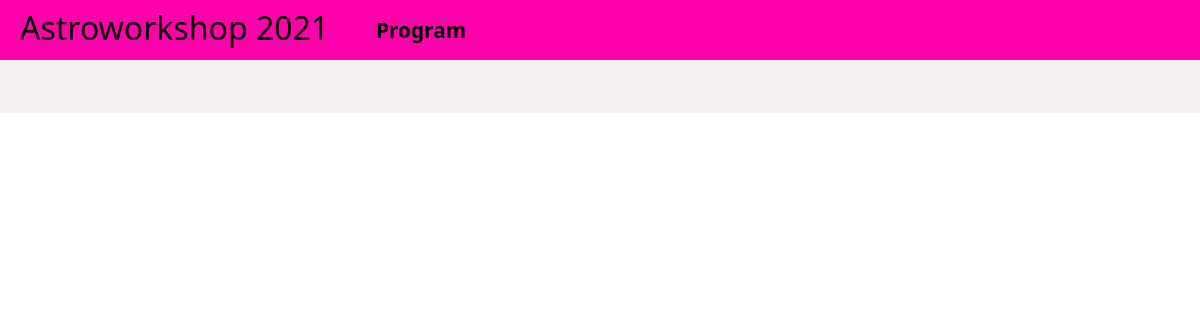
The app's page /, older data.
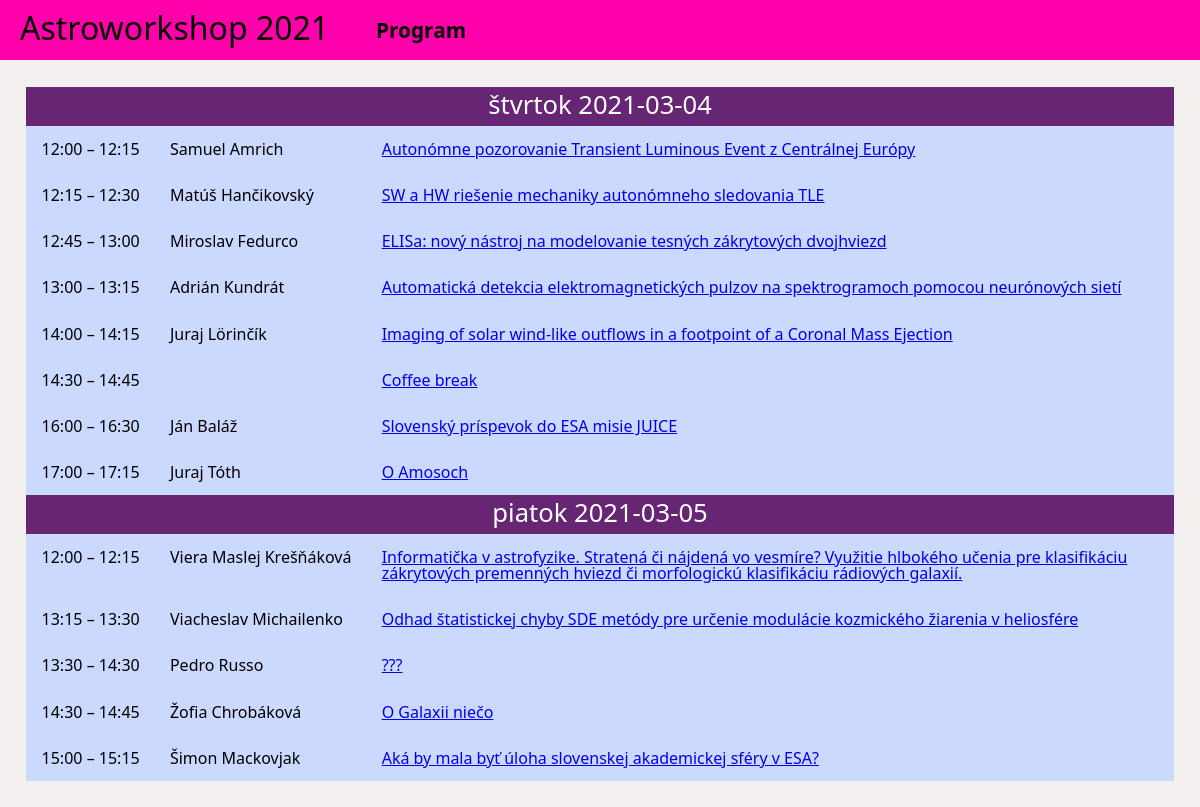
The same page, newer data.
### core/models/slot.py (models this page shows, shortened)
class Slot(models.Model):
    class Meta:
        ordering = ['start', 'person']
    CATEGORY_TALK = 'T'
    CATEGORY_WORKSHOP = 'W'
    CATEGORY_MEAL = 'M'
    CATEGORY_OTHER = 'O'
    CATEGORIES = [
        (CATEGORY_TALK, 'Prednáška'),
        (CATEGORY_WORKSHOP, 'Workshop'),
        (CATEGORY_MEAL, 'Jedlo'),
        (CATEGORY_OTHER, 'Ostatné'),
    ]
    title = models.CharField(null=True, blank=True, unique=True, max_length=256)
    abstract = models.TextField(null=True, blank=True, max_length=4096)
    start = models.DateTimeField(null=True, blank=True, unique=True)
    duration = models.PositiveIntegerField(null=False)
    person = models.ForeignKey('Participant', on_delete=models.CASCADE, null=True, blank=True)
    event = models.ForeignKey('Event', null=True, blank=True, on_delete=models.CASCADE)
    category = models.CharField(max_length=1, choices=CATEGORIES, default=CATEGORY_TALK)

### core/models/participant.py (models this page shows)
class Participant(AbstractUser):
    class Meta:
        ordering = ['last_name', 'first_name']
    affiliations = models.ManyToManyField('Institute', through='Affiliation')
    participations = models.ManyToManyField(
        'Event',
        through='Participation',
        through_fields=('person', 'event'),
    )
    def __str__(self):
        return f"{self.first_name} {self.last_name}"

### core/views/talks.py (the view)
# urls.py: path('', talks.ProgrammeView.as_view(), name='default'),
class ProgrammeView(django.views.generic.ListView):
    model = Slot
    context_object_name = 'slots'
    template_name = 'core/programme.html'
    def get_queryset(self):
        return self.model.objects \
            .filter(event__code=self.kwargs.get('year', "2021")) \
            .annotate(
                date=TruncDay('start'),
            )

### core/templatetags/astro.py (called while the page is built)
@register.filter(name='add_minutes')
def add_minutes(base, value):
    return base + datetime.timedelta(minutes=value)

### core/templates/core/programme.html
{% extends 'core/base.html' %}
{% load astro %}
{% block page %}
    <table>
        {% regroup slots by date as slots_date %}
        {% for day, slots_day in slots_date %}
            <tr>
                <th class="day" colspan="4">{{ day|date:"l Y-m-d"|default:"zatiaľ nezaradené" }}</th>
            </tr>
            {% for slot in slots_day %}
                <tr class="category-{{ slot.category }}">
                    <td class="time">
                        {{ slot.start|time:"H:i" }}
                        {% if slot.start and slot.duration > 0 %}
                            &ndash;&nbsp;{{ slot.start|add_minutes:slot.duration|time:"H:i" }}
                        {% endif %}
                    </td>
                    <td class="person">{{ slot.person|default:"" }}</td>
                    <td class="title"><a href="{% url 'slot' id=slot.id %}">{{ slot.title }}</a></td>
                </tr>
            {% endfor %}
        {% endfor %}
    </table>
{% endblock %}

### core/templates/core/base.html (shortened to what this page needs)
{% load static %}
<!DOCTYPE html>
<html lang="sk">
    <head>
        <link rel="stylesheet" type="text/css" href="{% static "css/reset.css" %}" />
        <link rel="stylesheet" type="text/css" href="{% static "css/main.css" %}" />
    </head>
    <body>
        <div class="entire">
            {% include 'core/header.html' %}
            <div class="page">
                {% block page %}{% endblock page %}
            </div>
        </div>
    </body>
</html>

### core/templates/core/header.html
<div class="header">
    <div class="title">
        <h1>Astroworkshop 2021</h1>
    </div>
    <ul>
        <li><a href="{% url 'programme' year=2021 %}">Program</a></li>
    </ul>
</div>

### static/css/main.css (style rules this page uses)
html { width: 100%; font-family: "Segoe UI", "Verdana", sans-serif; padding: 0px; }
body { height: 100%; margin: 0px; }
div.header { height: 16mm; padding: 12px 20px; background-color: hsl(320, 100%, 50%); }
div.header div.title { display: inline-block; float: left; width: 30%; }
div.header h1 { margin: 0px 0px 3px 0px; }
div.header ul { height: 100%; display: block; float: left; padding: 8px; list-style-type: none; list-style-position: outside; }
div.header ul li { display: block; width: auto; height: 100%; float: left; vertical-align: baseline; }
div.header a { text-decoration: none; font-weight: bold; font-size: 130%; color: black; }
div.entire { margin: auto; max-width: 1250px; background-color: hsl(0, 20%, 95%); }
div.page { padding: 7mm; }
h1 { font-size: 200%; }
table { width: 100%; background-color: hsl(0, 50%, 90%); border: 0px; }
table th.day { font-size: 160%; background-color: hsl(290, 50%, 30%); color: white; padding: 5px 0px 8px; border: 0px; }
table tr { padding: 0px 0px; }
table td { padding: 4mm; }
table td.time, table td.person { white-space: nowrap; }
table td.title { width: 10000px; }
table tr.category-T { background-color: hsl(225, 100%, 90%); }

Row changes from the older to the newer data that the page shows:
added Slot: day "štvrtok 2021-03-04", start "12:00", start|add_minutes "12:15", person "Samuel Amrich", title "Autonómne pozorovanie Transient Luminous Event z Centrálnej Európy"
added Slot: start "12:15", start|add_minutes "12:30", person "Matúš Hančikovský", title "SW a HW riešenie mechaniky autonómneho sledovania TLE", shown under "štvrtok 2021-03-04"
added Slot: start "12:45", start|add_minutes "13:00", person "Miroslav Fedurco", title "ELISa: nový nástroj na modelovanie tesných zákrytových dvojhviezd", shown under "štvrtok 2021-03-04"
added Slot: start "13:00", start|add_minutes "13:15", person "Adrián Kundrát", title "Automatická detekcia elektromagnetických pulzov na spektrogramoch pomocou neurónových sietí", shown under "štvrtok 2021-03-04"
added Slot: start "14:00", start|add_minutes "14:15", person "Juraj Lörinčík", title "Imaging of solar wind-like outflows in a footpoint of a Coronal Mass Ejection", shown under "štvrtok 2021-03-04"
added Slot: start "14:30", start|add_minutes "14:45", title "Coffee break", shown under "štvrtok 2021-03-04"
added Slot: start "16:00", start|add_minutes "16:30", person "Ján Baláž", title "Slovenský príspevok do ESA misie JUICE", shown under "štvrtok 2021-03-04"
added Slot: start "17:00", start|add_minutes "17:15", person "Juraj Tóth", title "O Amosoch", shown under "štvrtok 2021-03-04"
added Slot: day "piatok 2021-03-05", start "12:00", start|add_minutes "12:15", person "Viera Maslej Krešňáková", title "Informatička v astrofyzike. Stratená či nájdená vo vesmíre? Využitie hlbokého učenia pre klasifikáciu zákrytových premenných hviezd či morfologickú klasifikáciu rádiových galaxií."
added Slot: start "13:15", start|add_minutes "13:30", person "Viacheslav Michailenko", title "Odhad štatistickej chyby SDE metódy pre určenie modulácie kozmického žiarenia v heliosfére", shown under "piatok 2021-03-05"
added Slot: start "13:30", start|add_minutes "14:30", person "Pedro Russo", title "???", shown under "piatok 2021-03-05"
added Slot: start "14:30", start|add_minutes "14:45", person "Žofia Chrobáková", title "O Galaxii niečo", shown under "piatok 2021-03-05"
added Slot: start "15:00", start|add_minutes "15:15", person "Šimon Mackovjak", title "Aká by mala byť úloha slovenskej akademickej sféry v ESA?", shown under "piatok 2021-03-05"
